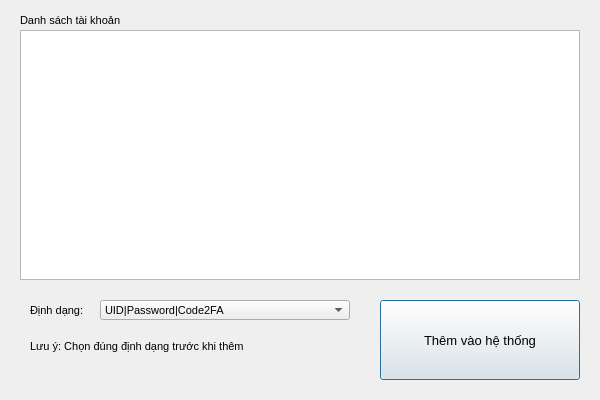
<?xml version="1.0" encoding="UTF-8"?>
<ui version="4.0">
 <class>addAccount</class>
 <widget class="QDialog" name="addAccount">
  <property name="enabled">
   <bool>true</bool>
  </property>
  <property name="geometry">
   <rect>
    <x>0</x>
    <y>0</y>
    <width>600</width>
    <height>400</height>
   </rect>
  </property>
  <property name="font">
   <font>
    <pointsize>8</pointsize>
   </font>
  </property>
  <property name="windowTitle">
   <string>Thêm tài khoản</string>
  </property>
  <widget class="QPlainTextEdit" name="plainTextEditAccountText">
   <property name="geometry">
    <rect>
     <x>20</x>
     <y>30</y>
     <width>560</width>
     <height>250</height>
    </rect>
   </property>
  </widget>
  <widget class="QLabel" name="label_1">
   <property name="geometry">
    <rect>
     <x>20</x>
     <y>10</y>
     <width>200</width>
     <height>20</height>
    </rect>
   </property>
   <property name="text">
    <string>Danh sách tài khoản</string>
   </property>
   <property name="textFormat">
    <enum>Qt::PlainText</enum>
   </property>
   <property name="textInteractionFlags">
    <set>Qt::NoTextInteraction</set>
   </property>
  </widget>
  <widget class="QPushButton" name="buttonAdd">
   <property name="enabled">
    <bool>true</bool>
   </property>
   <property name="geometry">
    <rect>
     <x>380</x>
     <y>300</y>
     <width>200</width>
     <height>80</height>
    </rect>
   </property>
   <property name="font">
    <font>
     <pointsize>10</pointsize>
    </font>
   </property>
   <property name="text">
    <string>Thêm vào hệ thống</string>
   </property>
  </widget>
  <widget class="QLabel" name="label_3">
   <property name="enabled">
    <bool>true</bool>
   </property>
   <property name="geometry">
    <rect>
     <x>30</x>
     <y>340</y>
     <width>320</width>
     <height>40</height>
    </rect>
   </property>
   <property name="maximumSize">
    <size>
     <width>320</width>
     <height>40</height>
    </size>
   </property>
   <property name="text">
    <string>Lưu ý: Chọn đúng định dạng trước khi thêm</string>
   </property>
   <property name="alignment">
    <set>Qt::AlignLeading|Qt::AlignLeft|Qt::AlignTop</set>
   </property>
  </widget>
  <widget class="QLabel" name="label_2">
   <property name="geometry">
    <rect>
     <x>30</x>
     <y>300</y>
     <width>60</width>
     <height>20</height>
    </rect>
   </property>
   <property name="text">
    <string>Định dạng:</string>
   </property>
  </widget>
  <widget class="QComboBox" name="comboBoxTextFomat">
   <property name="enabled">
    <bool>true</bool>
   </property>
   <property name="geometry">
    <rect>
     <x>100</x>
     <y>300</y>
     <width>250</width>
     <height>20</height>
    </rect>
   </property>
   <property name="editable">
    <bool>false</bool>
   </property>
   <item>
    <property name="text">
     <string>UID|Password|Code2FA</string>
    </property>
   </item>
  </widget>
 </widget>
 <resources/>
 <connections/>
</ui>
